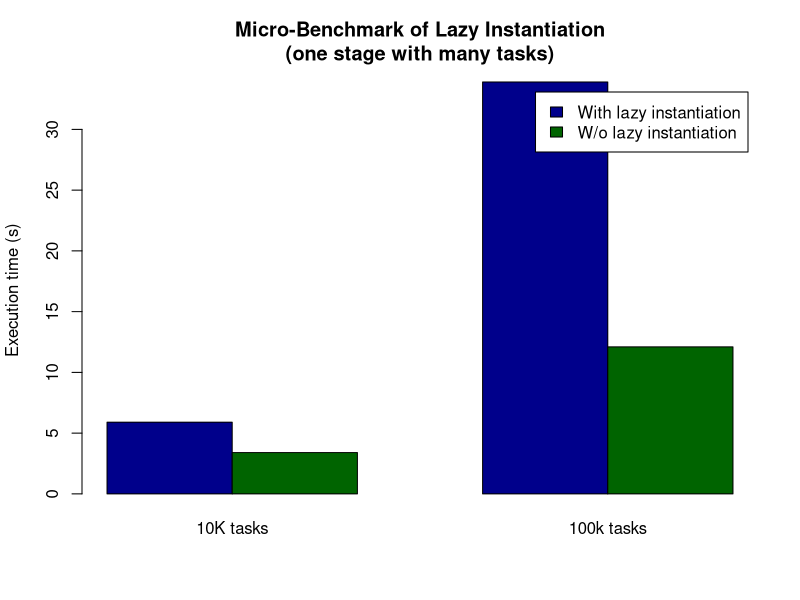

The R script that drew this image:

pdf("lazy_micro.pdf")

data <- matrix(c(5.9, 3.4, 33.9, 12.1), ncol=2, nrow=2)

barplot(data, main="Micro-Benchmark of Lazy Instantiation\n(one stage with many tasks)",
        ylab="Execution time (s)", xlab="", col=c("darkblue","darkgreen"), 
        beside=TRUE,
        names.arg=c("10K tasks",
           "100k tasks"), legend=c("With lazy instantiation", "W/o lazy instantiation"))
